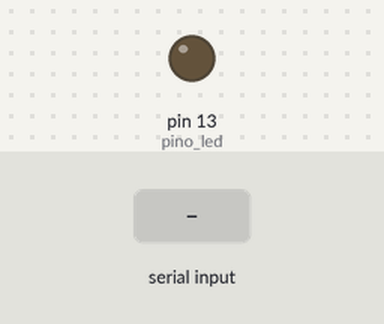
Bench run of a sketch on a simulated Arduino Uno, built with avr-gcc and run on an emulated ATmega328P. Shown: output pins drawn as LEDs (lit = HIGH). The inputs (shaded band) are chosen by the test bench. What the sketch prints to the serial monitor is not drawn.

Above: at 1.2 s.
1.3 s: "7908639900537" received over Serial
At 3.0 s:
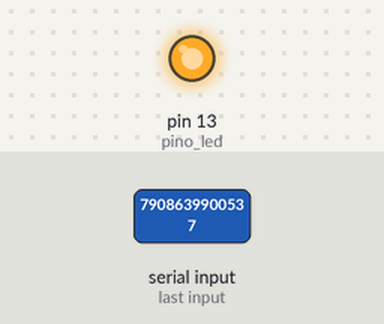
4.3 s: "1" received over Serial
Timing chart, 0 to 7.3 s (numbered marks = the images above; inputs shaded):
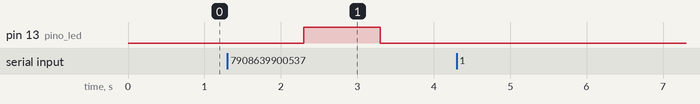

The sketch:

codigo_de_barra_acende_led.ino
```cpp
const int pino_led = 13; // Define o pino 13 do LED como constante
String comando; // Variável para armazenar a string recebida, pois queremos mandar um conjunto de caracteres ou numeros para o arduino
int estado = 1; // Atribui 1 à variável estado

// Função setup - Configurações iniciais
void setup() {
  pinMode(pino_led, OUTPUT); // Define o pino do LED (13) como saída - Porta Digital
  Serial.begin(115200); // Estabelece a comunicação serial com uma taxa de 115200
}

// Função loop - Código principal - Roda em loop
void loop() {
  while (Serial.available() > 0) { // Enquanto houver comunicação serial
    comando = Serial.readString(); // Lê a string até o caractere de nova linha

    if (strcmp(comando.c_str(), "7908639900537") == 0) { // Compara a string com "LIGAR"
      digitalWrite(pino_led, HIGH); // Acende o LED
      delay(1000); // Aguarda intervalo de tempo em milissegundos
      digitalWrite(pino_led, LOW); // Apaga o LED
      delay(1000); // Aguarda intervalo de tempo em milissegundos
      Serial.println("Recebido! - LED aceso!"); // Envia a resposta para o Raspberry
    }
    else{
      Serial.println("Digite 'LIGAR' para acender o LED!"); // Envia a resposta para o Raspberry
    }

    estado = !estado; // Inverte o estado do LED
  }
}
```

Measured:
- after the input at 1.3 s, pin 13 (pino_led): LOW → HIGH after 1.0 s, → LOW 1.0 s later
- after the input at 4.3 s, every drawn part: stays the same
